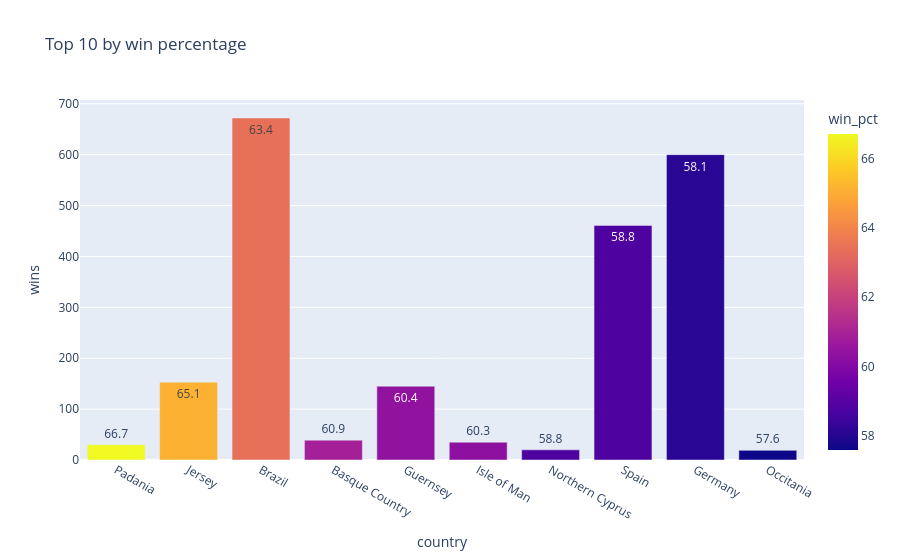

Notebook cell for this chart:
### Code cell
# Top 10 by win percentage
top_by_winpct = country_qualified.nlargest(10, 'win_pct')[['country', 'win_pct', 'wins', 'matches_played']]
print('Top 10 Highest Win Percentage:')
top_by_winpct.reset_index(drop=True)

# Plot 
fig = px.bar(
    top_by_winpct,
    x='country',
    y='wins',
    text = 'wins',
    color='win_pct',
    hover_data=['country', 'win_pct', 'wins', 'matches_played'],
    title='Top 10 by win percentage '
)
fig.show()

### Figure 1 — Plotly figure (JSON) as saved in the notebook; plotly's stock layout.template omitted (floating-point values rounded to 4 significant figures)
{"data": [{"alignmentgroup": "True", "hovertemplate": "country=%{x}<br>wins=%{y}<br>win_pct=%{marker.color}<extra></extra>", "legendgroup": "", "marker": {"color": [66.7, 65.1, 63.4, 60.9, 60.4, 60.3, 58.8, 58.8, 58.1, 57.6], "coloraxis": "coloraxis", "pattern": {"shape": ""}}, "name": "", "offsetgroup": "", "orientation": "v", "showlegend": false, "text": [66.7, 65.1, 63.4, 60.9, 60.4, 60.3, 58.8, 58.8, 58.1, 57.6], "textposition": "auto", "type": "bar", "x": ["Padania", "Jersey", "Brazil", "Basque Country", "Guernsey", "Isle of Man", "Northern Cyprus", "Spain", "Germany", "Occitania"], "xaxis": "x", "y": [30, 153, 672, 39, 145, 35, 20, 461, 600, 19], "yaxis": "y"}], "layout": {"barmode": "relative", "coloraxis": {"colorbar": {"title": {"text": "win_pct"}}, "colorscale": [[0, "#0d0887"], [0.1111, "#46039f"], [0.2222, "#7201a8"], [0.3333, "#9c179e"], [0.4444, "#bd3786"], [0.5556, "#d8576b"], [0.6667, "#ed7953"], [0.7778, "#fb9f3a"], [0.8889, "#fdca26"], [1, "#f0f921"]]}, "legend": {"tracegroupgap": 0}, "title": {"text": "Top 10 by win percentage "}, "xaxis": {"anchor": "y", "domain": [0, 1], "title": {"text": "country"}}, "yaxis": {"anchor": "x", "domain": [0, 1], "title": {"text": "wins"}}}}
